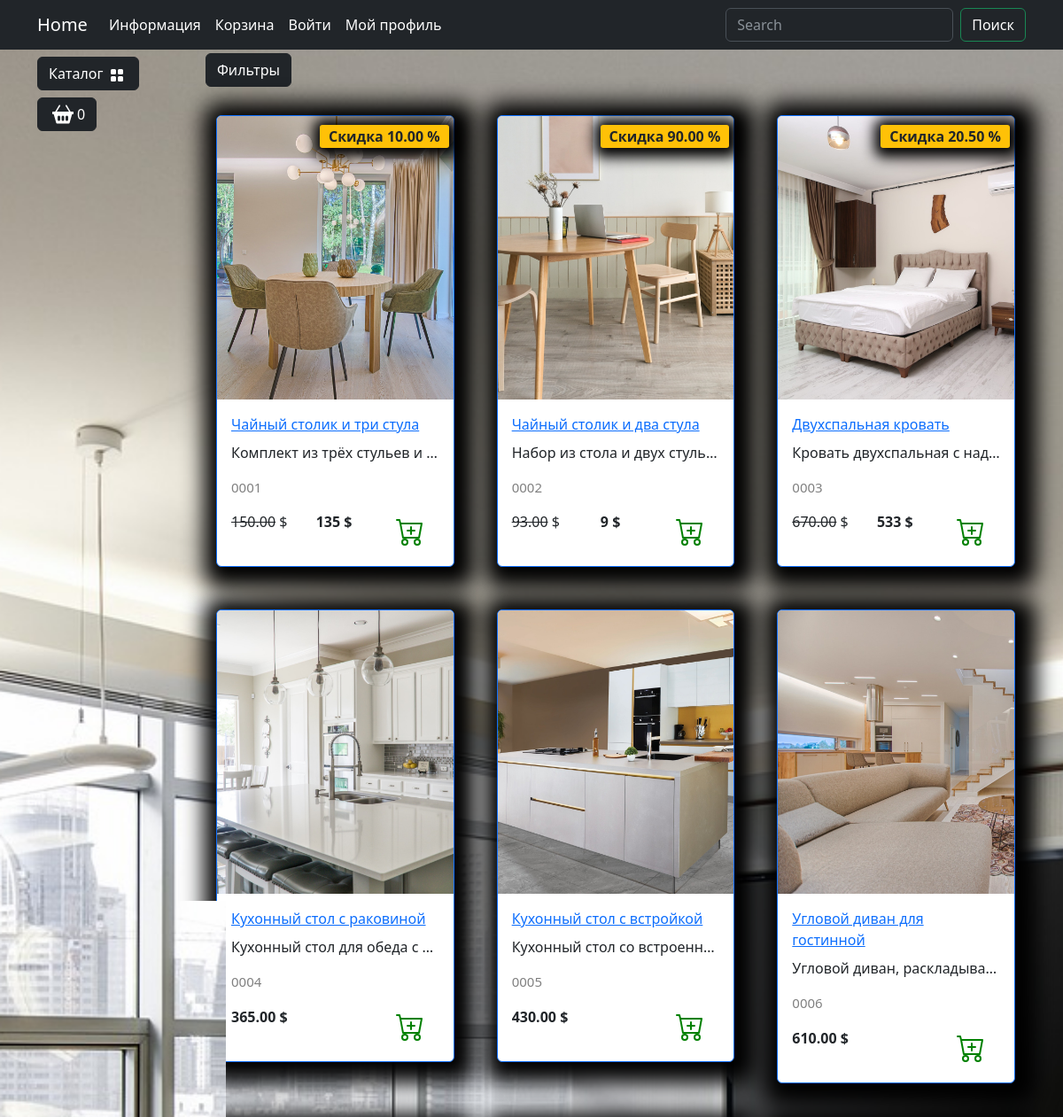
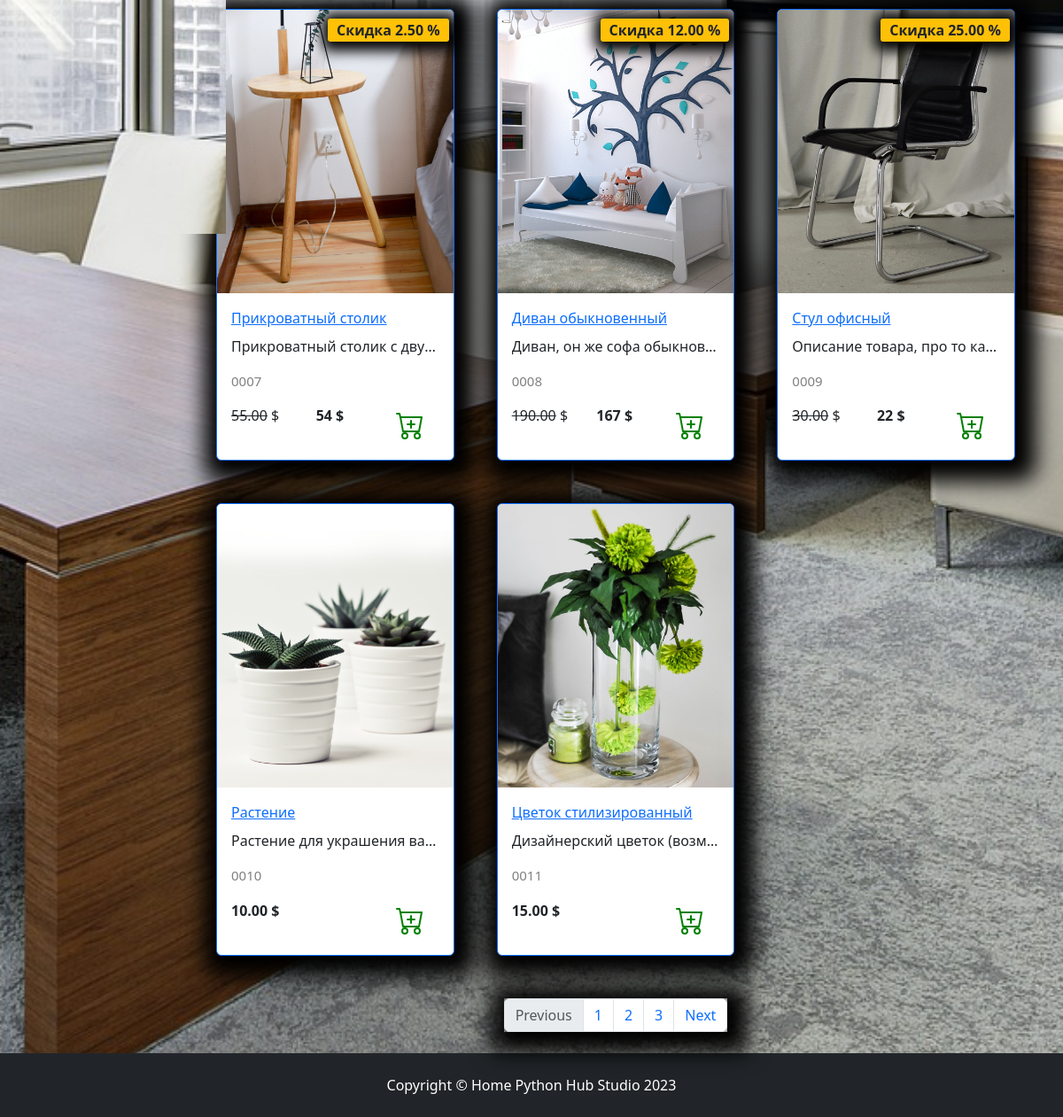
Page /catalog/ on the committed database (2 pictures, top to bottom).
### goods/models.py (models this page shows, shortened)
class Products(models.Model):
    name = models.CharField(max_length=150, unique=True)
    slug = models.SlugField(max_length=200, unique=True, blank=True, null=True)
    description = models.TextField(blank=True, null=True)
    image = models.ImageField(upload_to='goods_images', blank=True, null=True)
    price = models.DecimalField(default=0.00, max_digits=7, decimal_places=2)
    discount = models.DecimalField(default=0.00, max_digits=7, decimal_places=2)
    quantity = models.PositiveIntegerField(default=0)
    category = models.ForeignKey(to=Categories, on_delete=models.CASCADE)
    class Meta:
        db_table = 'product'
    def display_id(self):
        return f"{self.id: 05}"
    def sell_price(self):
        if self.discount:
            return round(self.price - self.price * self.discount / 100)
        return self.price

### goods/views.py (the view)
# urls.py: path('catalog/', include('goods.urls', namespace='catalog')),
def catalog(request):
    goods = Products.objects.all()
    context: dict = {
        'title': 'Home - Каталог',
        'goods': goods
    }
    return render(request, 'goods/catalog.html', context)

### goods/templatetags/goods_tags.py (called while the page is built)
@register.simple_tag()
def tag_categories():
    return Categories.objects.all()

### goods/templates/goods/catalog.html (shortened to what this page needs)
{% extends 'main/base.html' %}
{% load static %}
{% block content %}
    <div class="row">
        <div class="dropdown mb-2">
            <button class="btn btn-secondary dropdown-toggle btn-dark" type="button" data-bs-toggle="dropdown"
                    aria-expanded="false">
                Фильтры
            </button>
        </div>
        {% for product in goods %}
            <div class="col-lg-4 col-md-6 p-4">
                <div class="card border-primary rounded custom-shadow">
                    {% if product.image %}
                        <img src="{{ product.image.url }}" class="card-img-top"
                             alt="{{ product.name }}">
                    {% else %}
                        <img src="{% static 'deps/images/Not found image.png' %}" class="card-img-top"
                             alt="{{ product.name }}">
                    {% endif %}
                    <div class="card-body">
                        <a href="../goods/product.html">
                            <p class="card-title">{{ product.name }}</p>
                        </a>
                        <p class="card-text text-truncate">{{ product.description }}</p>
                        <p class="product_id">{{ product.display_id }}</p>
                        <div class="d-flex justify-content-between">
                            {% if product.discount %}
                                <p><s>{{ product.price }}</s> $</p>
                                <p><strong>{{ product.sell_price }} $ </strong></p>
                                <span class="badge bg-warning text-dark">Скидка {{ product.discount }} %</span>
                            {% else %}
                                <p><strong> {{ product.price }} $ </strong></p>
                            {% endif %}
                            <a href="#" class="btn add-to-cart">
                                <img class="mx-1" src="{% static '/deps/icons/cart-plus.svg' %}" alt="Catalog Icon"
                                     width="32" height="32">
                            </a>
                        </div>
                    </div>
                </div>
            </div>
        {% endfor %}
    </div>
    <nav aria-label="Page navigation example">
        <ul class="pagination justify-content-center my-4">
            <div class="custom-shadow d-flex">
                <li class="page-item disabled">
                    <a class="page-link">Previous</a>
                </li>
                <li class="page-item"><a class="page-link" href="#">1</a></li>
                <li class="page-item"><a class="page-link" href="#">2</a></li>
                <li class="page-item"><a class="page-link" href="#">3</a></li>
                <li class="page-item">
                    <a class="page-link" href="#">Next</a>
                </li>
            </div>
        </ul>
    </nav>
{% endblock %}
{% block footer %}
    <footer class="py-4 bg-dark">
        <div class="container">
            <p class="m-0 text-center text-white">Copyright &copy; Home Python Hub Studio 2023</p>
        </div>
    </footer>
{% endblock %}

### main/templates/main/base.html (shortened to what this page needs)
{% load static %}
{% load goods_tags %}
<!DOCTYPE html>
<html lang="en">
<head>
    <link rel="stylesheet" href="{% static "deps/css/bootstrap/bootstrap.min.css" %}">
    <link rel="stylesheet" href="{% static "deps/css/my_css.css" %}">
</head>
<body>
<header>
    <nav class="navbar navbar-expand-lg bg-dark" data-bs-theme="dark">
        <div class="container">
            <a class="navbar-brand" href="{% url "main:index" %}">Home</a>
            <div class="collapse navbar-collapse" id="navbarSupportedContent">
                <ul class="navbar-nav me-auto mb-2 mb-lg-0">
                    <li class="nav-item dropdown ">
                        <a class="nav-link dropdown-toggle text-white" href="#" role="button"
                           data-bs-toggle="dropdown" aria-expanded="false">
                            Информация
                        </a>
                    </li>
                    <li class="nav-item">
                        <a class="nav-link  text-white" href="carts/cart.html">Корзина</a>
                    </li>
                    <li class="nav-item">
                        <a class="nav-link  text-white" href="users/login.html">Войти</a>
                    </li>
                    <li class="nav-item dropdown ">
                        <a class="nav-link dropdown-toggle text-white" href="#" role="button"
                           data-bs-toggle="dropdown" aria-expanded="false">
                            Мой профиль
                        </a>
                    </li>
                </ul>
                <form class="d-flex" role="search">
                    <input class="form-control me-2" type="search" placeholder="Search" aria-label="Search">
                    <button class="btn btn-outline-success text-white" type="submit">Поиск</button>
                </form>
            </div>
        </div>
    </nav>
</header>
<section>
    <div class="container">
        <div class="row mt-1 position-fixed z-3">
            <div class="dropdown mb-2">
                <button class="btn btn-secondary dropdown-toggle btn-dark" type="button" data-bs-toggle="dropdown"
                        aria-expanded="false">
                    Каталог
                    <img class="mx-1" src="{% static "deps/icons/grid-fill.svg" %}" alt="Catalog Icon" width="16"
                         height="16">
                </button>
                    {% tag_categories as categories %}
            </div>
            <div>
                <button type="button" class="btn btn-dark btn-secondary d-flex" id="modalButton"
                        aria-expanded="false">
                    <img class="mx-1" src="{% static "deps/icons/basket2-fill.svg" %}" alt="Catalog Icon" width="24"
                         height="24">
                    <span id="goods-in-cart-count">0</span>
                </button>
            </div>
        </div>
    </div>
    <div class="container">
        <div class="row mt-1">
            <div class="col-lg-2">
            </div>
            <div class="col-lg-10">
                {% block content %}{% endblock %}
            </div>
        </div>
    </div>
</section>
{% block footer %}{% endblock %}
</body>
</html>

### main/static/deps/css/my_css.css (style rules this page uses)
body { background-image: url("../images/bg-image.jpg"); background-repeat: no-repeat; background-attachment: fixed; background-position: center center; background-size: cover; height: 100%; }
.dropdown-toggle::after { content: none; }
.custom-shadow { box-shadow: 5px 5px 25px 19px #000000; }
.product_id { color: gray; font-size: 15px; }
.badge.bg-warning.text-dark { position: absolute; top: 10px; right: 5px; z-index: 1; padding: 5px 10px; border-radius: 3px; font-size: 1rem; box-shadow: 2px 2px 15px 9px #000000; }

### rows in the picture
Products: image (picture), name "Чайный столик и три стула", description "Комплект из трёх стульев и…", display_id "0001", price "150.00", sell_price "135", discount "10.00"
Products: image (picture), name "Чайный столик и два стула", description "Набор из стола и двух стуль…", display_id "0002", price "93.00", sell_price "9", discount "90.00"
Products: image (picture), name "Двухспальная кровать", description "Кровать двухспальная с над…", display_id "0003", price "670.00", sell_price "533", discount "20.50"
Products: image (picture), name "Кухонный стол с раковиной", description "Кухонный стол для обеда с…", display_id "0004", price "365.00"
Products: image (picture), name "Кухонный стол с встройкой", description "Кухонный стол со встроенн…", display_id "0005", price "430.00"
Products: image (picture), name "Угловой диван для гостинной", description "Угловой диван, раскладыва…", display_id "0006", price "610.00"
Products: image (picture), name "Прикроватный столик", description "Прикроватный столик с дву…", display_id "0007", price "55.00", sell_price "54", discount "2.50"
Products: image (picture), name "Диван обыкновенный", description "Диван, он же софа обыкнов…", display_id "0008", price "190.00", sell_price "167", discount "12.00"
Products: image (picture), name "Стул офисный", description "Описание товара, про то ка…", display_id "0009", price "30.00", sell_price "22", discount "25.00"
Products: image (picture), name "Растение", description "Растение для украшения ва…", display_id "0010", price "10.00"
Products: image (picture), name "Цветок стилизированный", description "Дизайнерский цветок (возм…", display_id "0011", price "15.00"
